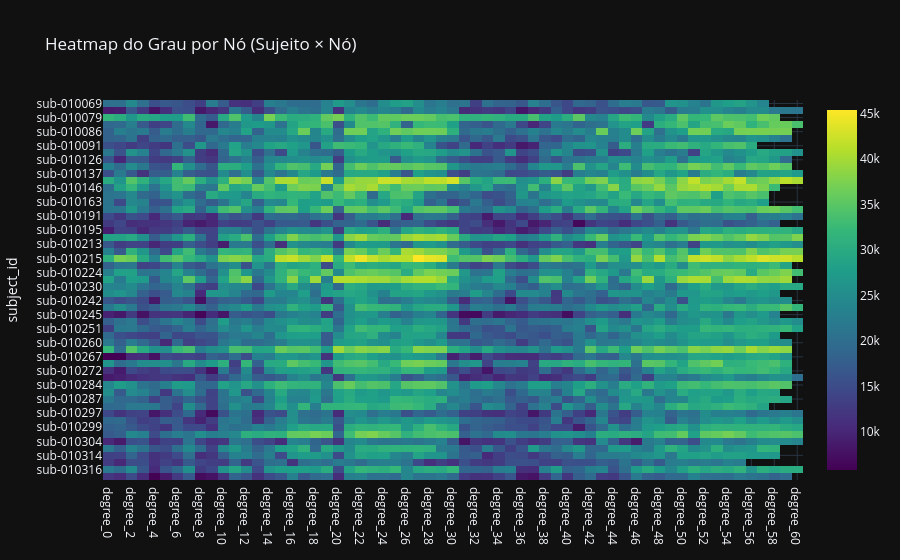

Notebook cell for this chart:
### Code cell
fig = px.imshow(
    df_degree_matrix,
    aspect="auto",
    title="Heatmap do Grau por Nó (Sujeito × Nó)",
    color_continuous_scale="Viridis"
)
fig.show()

### Figure 1 — Plotly figure (JSON) as saved in the notebook; plotly's stock layout.template omitted (floating-point values rounded to 4 significant figures; data arrays with more than 128 entries replaced by an {"elided": "..."} marker saying what was removed)
{"data": [{"coloraxis": "coloraxis", "hovertemplate": "x: %{x}<br>subject_id: %{y}<br>color: %{z}<extra></extra>", "name": "0", "type": "heatmap", "x": ["degree_0", "degree_1", "degree_2", "degree_3", "degree_4", "degree_5", "degree_6", "degree_7", "degree_8", "degree_9", "degree_10", "degree_11", "degree_12", "degree_13", "degree_14", "degree_15", "degree_16", "degree_17", "degree_18", "degree_19", "degree_20", "degree_21", "degree_22", "degree_23", "degree_24", "degree_25", "degree_26", "degree_27", "degree_28", "degree_29", "degree_30", "degree_31", "degree_32", "degree_33", "degree_34", "degree_35", "degree_36", "degree_37", "degree_38", "degree_39", "degree_40", "degree_41", "degree_42", "degree_43", "degree_44", "degree_45", "degree_46", "degree_47", "degree_48", "degree_49", "degree_50", "degree_51", "degree_52", "degree_53", "degree_54", "degree_55", "degree_56", "degree_57", "degree_58", "degree_59", "degree_60"], "xaxis": "x", "y": ["sub-010069", "sub-010069", "sub-010070", "sub-010070", "sub-010079", "sub-010079", "sub-010084", "sub-010084", "sub-010086", "sub-010086", "sub-010089", "sub-010089", "sub-010091", "sub-010091", "sub-010092", "sub-010092", "sub-010126", "sub-010126", "sub-010136", "sub-010136", "sub-010137", "sub-010137", "sub-010138", "sub-010138", "sub-010146", "sub-010146", "sub-010157", "sub-010157", "sub-010163", "sub-010163", "sub-010176", "sub-010176", "sub-010191", "sub-010191", "sub-010192", "sub-010192", "sub-010195", "sub-010195", "sub-010207", "sub-010207", "sub-010213", "sub-010213", "sub-010214", "sub-010214", "sub-010215", "sub-010215", "sub-010220", "sub-010220", "sub-010224", "sub-010224", "sub-010229", "sub-010229", "sub-010230", "sub-010230", "sub-010239", "sub-010239", "sub-010242", "sub-010242", "sub-010243", "sub-010243", "sub-010245", "sub-010245", "sub-010246", "sub-010246", "sub-010251", "sub-010251", "sub-010258", "sub-010258", "sub-010260", "sub-010260", "sub-010266", "sub-010266", "sub-010267", "sub-010267", "sub-010270", "sub-010270", "sub-010272", "sub-010272", "sub-010283", "sub-010283", "sub-010284", "sub-010284", "sub-010286", "sub-010286", "sub-010287", "sub-010287", "sub-010290", "sub-010290", "sub-010297", "sub-010297", "sub-010298", "sub-010298", "sub-010299", "sub-010299", "sub-010303", "sub-010303", "sub-010304", "sub-010304", "sub-010305", "sub-010305", "sub-010314", "sub-010314", "sub-010315", "sub-010315", "sub-010316", "sub-010316", "sub-010318", "sub-010318"], "yaxis": "y", "z": {"elided": "108x61 float values"}}], "layout": {"coloraxis": {"colorscale": [[0, "#440154"], [0.1111, "#482878"], [0.2222, "#3e4989"], [0.3333, "#31688e"], [0.4444, "#26828e"], [0.5556, "#1f9e89"], [0.6667, "#35b779"], [0.7778, "#6ece58"], [0.8889, "#b5de2b"], [1, "#fde725"]]}, "title": {"text": "Heatmap do Grau por Nó (Sujeito × Nó)"}, "xaxis": {"anchor": "y", "domain": [0, 1]}, "yaxis": {"anchor": "x", "autorange": "reversed", "domain": [0, 1], "title": {"text": "subject_id"}}}}
